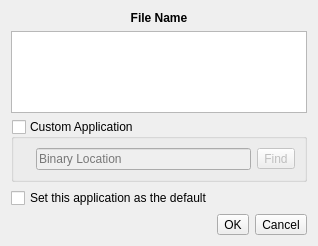
<?xml version="1.0" encoding="UTF-8"?>
<ui version="4.0">
 <class>LFileDialog</class>
 <widget class="QDialog" name="LFileDialog">
  <property name="geometry">
   <rect>
    <x>0</x>
    <y>0</y>
    <width>318</width>
    <height>246</height>
   </rect>
  </property>
  <property name="windowTitle">
   <string>Open File With...</string>
  </property>
  <property name="windowIcon">
   <iconset resource="lumina-open.qrc">
    <normaloff>:/icons/find.png</normaloff>:/icons/find.png</iconset>
  </property>
  <layout class="QVBoxLayout" name="verticalLayout">
   <item>
    <layout class="QHBoxLayout" name="horizontalLayout_2">
     <item>
      <widget class="QLabel" name="label_file">
       <property name="sizePolicy">
        <sizepolicy hsizetype="Expanding" vsizetype="Preferred">
         <horstretch>0</horstretch>
         <verstretch>0</verstretch>
        </sizepolicy>
       </property>
       <property name="font">
        <font>
         <weight>75</weight>
         <bold>true</bold>
        </font>
       </property>
       <property name="text">
        <string notr="true">File Name</string>
       </property>
       <property name="alignment">
        <set>Qt::AlignCenter</set>
       </property>
       <property name="wordWrap">
        <bool>true</bool>
       </property>
      </widget>
     </item>
    </layout>
   </item>
   <item>
    <widget class="QTreeWidget" name="tree_apps">
     <property name="iconSize">
      <size>
       <width>30</width>
       <height>30</height>
      </size>
     </property>
     <property name="textElideMode">
      <enum>Qt::ElideRight</enum>
     </property>
     <property name="indentation">
      <number>10</number>
     </property>
     <property name="uniformRowHeights">
      <bool>true</bool>
     </property>
     <property name="sortingEnabled">
      <bool>false</bool>
     </property>
     <property name="headerHidden">
      <bool>true</bool>
     </property>
     <column>
      <property name="text">
       <string notr="true">1</string>
      </property>
     </column>
    </widget>
   </item>
   <item>
    <widget class="QGroupBox" name="group_binary">
     <property name="title">
      <string>Custom Application</string>
     </property>
     <property name="checkable">
      <bool>true</bool>
     </property>
     <property name="checked">
      <bool>false</bool>
     </property>
     <layout class="QHBoxLayout" name="horizontalLayout_3">
      <item>
       <widget class="QLabel" name="label_goodbin">
        <property name="text">
         <string notr="true"/>
        </property>
        <property name="pixmap">
         <pixmap resource="lumina-open.qrc">:/icons/bad.png</pixmap>
        </property>
        <property name="scaledContents">
         <bool>true</bool>
        </property>
       </widget>
      </item>
      <item>
       <widget class="QLineEdit" name="line_bin">
        <property name="placeholderText">
         <string>Binary Location</string>
        </property>
       </widget>
      </item>
      <item>
       <widget class="QToolButton" name="tool_findBin">
        <property name="text">
         <string>Find</string>
        </property>
        <property name="icon">
         <iconset resource="lumina-open.qrc">
          <normaloff>:/icons/find.png</normaloff>:/icons/find.png</iconset>
        </property>
       </widget>
      </item>
     </layout>
    </widget>
   </item>
   <item>
    <widget class="QCheckBox" name="check_default">
     <property name="text">
      <string>Set this application as the default </string>
     </property>
    </widget>
   </item>
   <item>
    <layout class="QHBoxLayout" name="horizontalLayout">
     <item>
      <spacer name="horizontalSpacer">
       <property name="orientation">
        <enum>Qt::Horizontal</enum>
       </property>
       <property name="sizeHint" stdset="0">
        <size>
         <width>40</width>
         <height>20</height>
        </size>
       </property>
      </spacer>
     </item>
     <item>
      <widget class="QToolButton" name="tool_ok">
       <property name="text">
        <string>OK</string>
       </property>
       <property name="icon">
        <iconset resource="lumina-open.qrc">
         <normaloff>:/icons/apply.png</normaloff>:/icons/apply.png</iconset>
       </property>
       <property name="toolButtonStyle">
        <enum>Qt::ToolButtonTextBesideIcon</enum>
       </property>
      </widget>
     </item>
     <item>
      <widget class="QToolButton" name="tool_cancel">
       <property name="text">
        <string>Cancel</string>
       </property>
       <property name="icon">
        <iconset resource="lumina-open.qrc">
         <normaloff>:/icons/cancel.png</normaloff>:/icons/cancel.png</iconset>
       </property>
       <property name="toolButtonStyle">
        <enum>Qt::ToolButtonTextBesideIcon</enum>
       </property>
      </widget>
     </item>
    </layout>
   </item>
  </layout>
 </widget>
 <resources>
  <include location="lumina-open.qrc"/>
 </resources>
 <connections/>
</ui>
